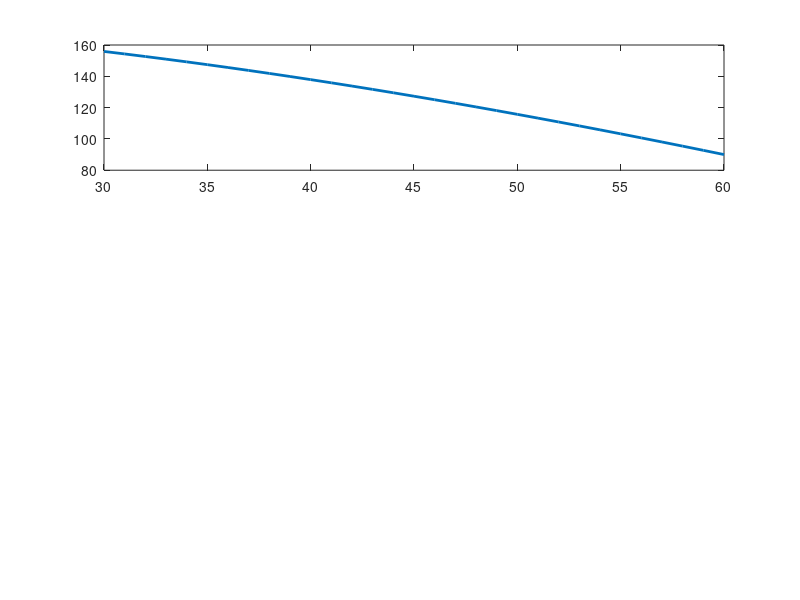

MATLAB code for this plot: (Note: this script raises an error after producing the figure.)
% Created by Tianyi Han, Feb.28 2026

%% Init
figure(1);
set(gcf, 'Position', [100, 100, 600, 600]);

%% Figure 1: alpha vs. loadcapacity
clear;
subplot(3, 1, 1);
alpha = linspace(30, 60, 31);
max_load = 4 * cosd(alpha) * 45;
plot(alpha, max_load, 'LineWidth', 2);
ax = gca;
ax.FontSize = 14;
ax.FontName = 'Times New Roman';
xlabel('\alpha (degrees)');
ylabel('Load_{max} (kg)');
title('(a) Max load capacity', 'FontSize', 14);
grid on;


%% Figure 2: alpha vs. ROS (axis)
clear;
subplot(3, 1, 2);
load('data/ros_map_020226_axis_31a_4b_1g.mat');
plot(alpha./(pi/180), max_ros_map(1:3, :), 'LineWidth', 2);
ylim([0, 0.2]);
ax = gca;
ax.FontSize = 14;
ax.FontName = 'Times New Roman';
xlabel('\alpha (degrees)');
ylabel('F_{ROS}');
lgd = legend('\beta = 0^\circ','\beta = 5^\circ','\beta = 10^\circ');
lgd.NumColumns = 3;
lgd.Location = 'southeast';
title('(b) F_{ROS} -axis', 'FontSize', 14);
grid on;

%% Figure 2: alpha vs. ROS (axis)
clear;
subplot(3, 1, 3);
load('data/ros_map_020226_mirror_31a_4b_1g.mat');
plot(alpha./(pi/180), max_ros_map(1:3, :), 'LineWidth', 2);
ylim([0, 0.2]);
ax = gca;
ax.FontSize = 14;
ax.FontName = 'Times New Roman';
xlabel('\alpha (degrees)');
ylabel('F_{ROS}');
lgd = legend('\beta = 0^\circ','\beta = 5^\circ','\beta = 10^\circ');
lgd.NumColumns = 3;
lgd.Location = 'southeast';
title('(c) F_{ROS} -mirror', 'FontSize', 14);
grid on;
